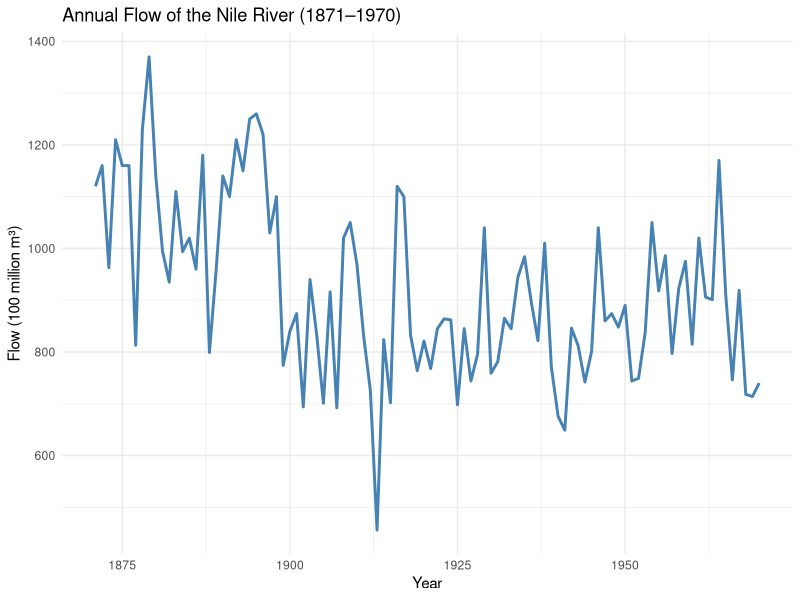

Reproduce this figure in R.
## ---- chunk 1
data(Nile)
str(Nile)
## ---- chunk 2
# The library ggplot2 is loaded for plotting the graph
library(ggplot2)
# The ts object is converted to a data frame before plotting
nile_df <- data.frame(
  Year = as.numeric(time(Nile)),  
  Flow = as.numeric(Nile)
)
# Plot of the dataset is done
ggplot(nile_df, aes(x = Year, y = Flow)) +
  geom_line(color = "steelblue", linewidth = 1) +
  labs(title = "Annual Flow of the Nile River (1871–1970)",
       x = "Year",
       y = "Flow (100 million m³)") +
  theme_minimal()
